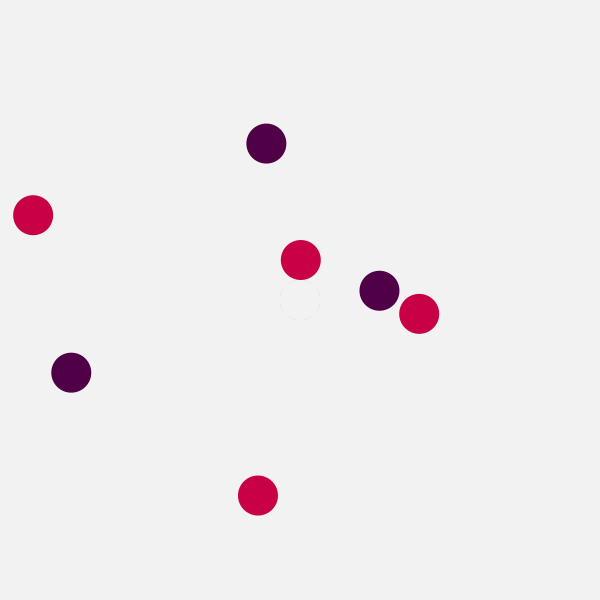
Frame 1 (no input)
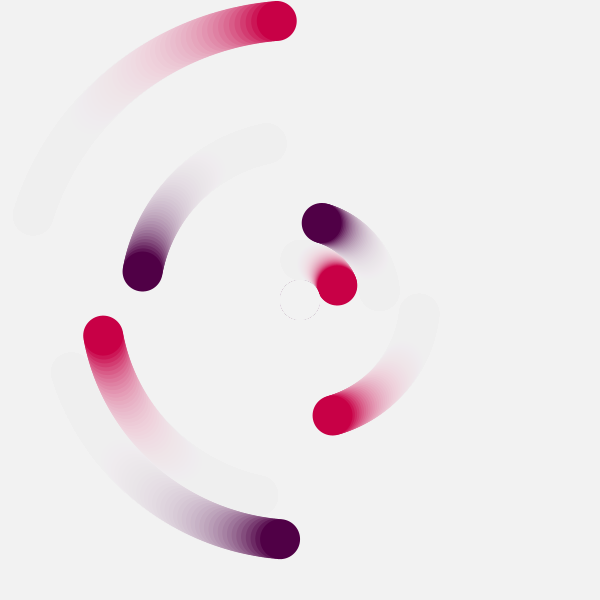
Frame 60 (the mouse pressed at the canvas centre just before this capture)
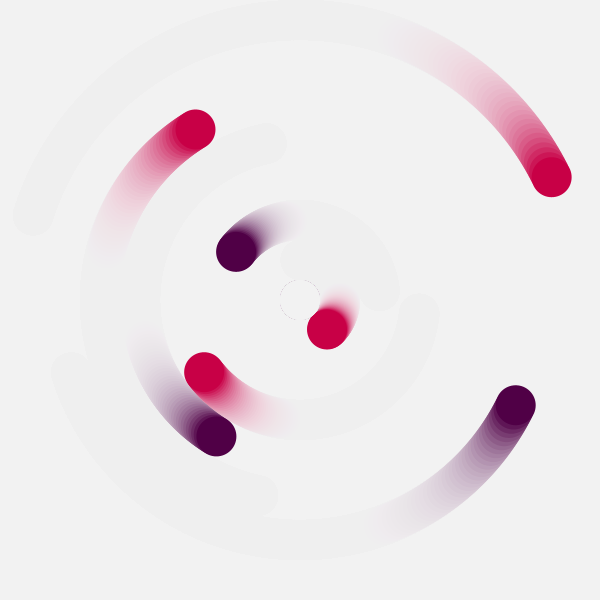
Frame 120 (the mouse held since frame 60 and released just before this capture)

The Processing sketch that drew these frames (run headless with seeded random() and noise(); from frame 60 on, the mouse is pressed at the canvas centre):

// Processing sketch: clock_exp2
// ── clock_exp2.pde
float t;
float myX;
float myY;

void setup(){
  size(600,600);
  noStroke();
  background(242);
}


void draw(){
  fill(242,23);
  noStroke();
  rect(0,0,600,600);
  
  t = t+0.02;
  
  translate(300,300);
  for(float i=0;i<4;i++){
  float angle=0;

    
    
  angle=map(i,0,6,0,10);
  fill(80,0,70);
    noStroke();
  ellipse(sin(angle+t)*80*i,cos(angle+t)*80*i,40,40);
  fill(242);
  ellipse(0,0,40,40);
     
  fill(200,0,70);
  noStroke();
  ellipse(sin(angle+t)*80*(i+0.5),-cos(angle+t)*80*(i+0.5),40,40);

  
}
}
